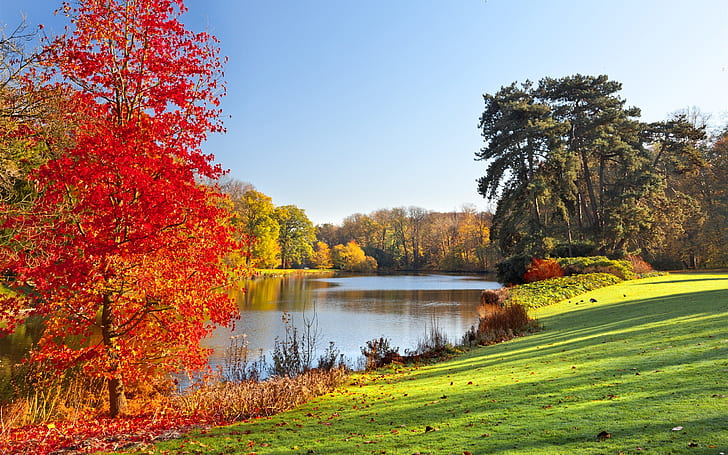
#> input picture images/park.jpg, 728 x 455 px, found by its file name
$ python basic.py
#> lines starting #> are read from the running program, lines starting #| are printed output that depends on the picture; after the words box and inside, x2 and y2 are one past the last pixel; in counts of white or black regions, pixels touching at a corner belong together
import cv2 as cv
img = cv.imread('park.jpg')
#> img is the input picture: shape (455, 728, 3); mean B, G, R 105.6, 129.3, 151.2
cv.imshow('park', img)

# converting to grayscale
gray = cv.cvtColor(img, cv.COLOR_BGR2GRAY)
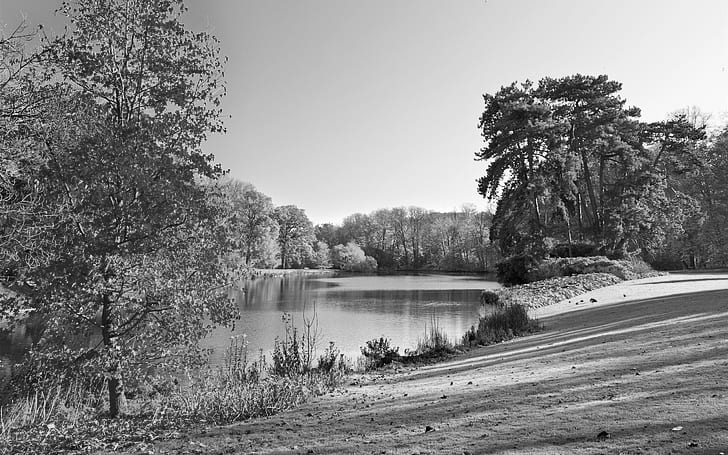
#> gray: shape (455, 728); min 0, max 255, mean 133.2
cv.imshow('gray', gray)

# Blur
blur = cv.GaussianBlur(img, (7, 7), cv.BORDER_DEFAULT)
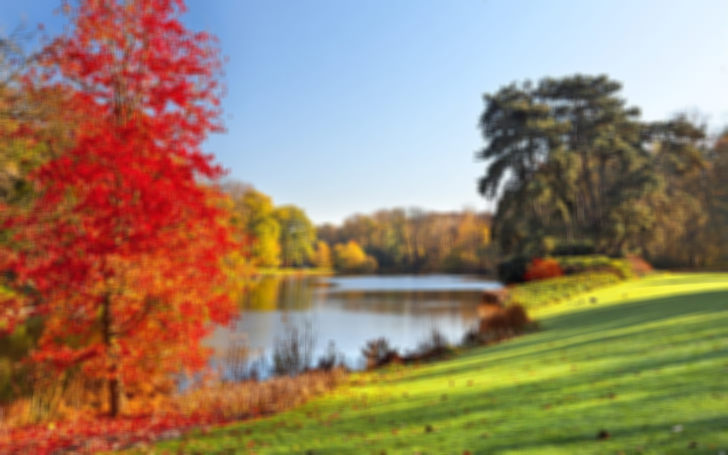
#> blur: shape (455, 728, 3); mean B, G, R 105.6, 129.3, 151.2
cv.imshow('Blur', blur)

# Edge Cascade
# canny = cv.Canny(img, 125, 175)
canny = cv.Canny(blur, 125, 175)
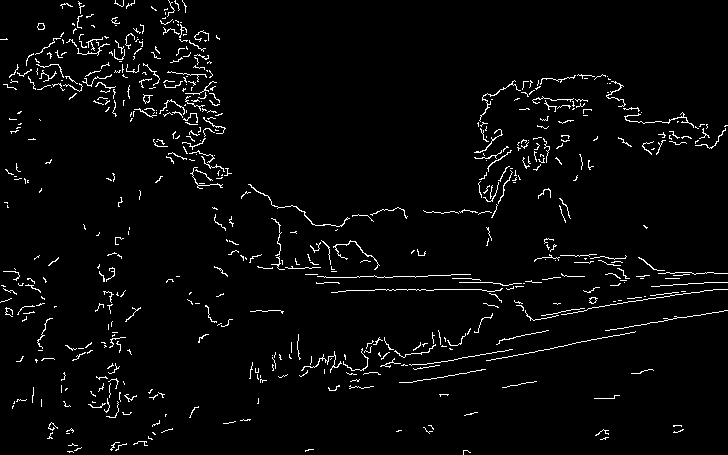
#> canny: shape (455, 728); 3.1% white in thin lines or dots
cv.imshow('Canny Edges', canny)

# Dilating the image
dilated = cv.dilate(canny, (3, 3), iterations=1)
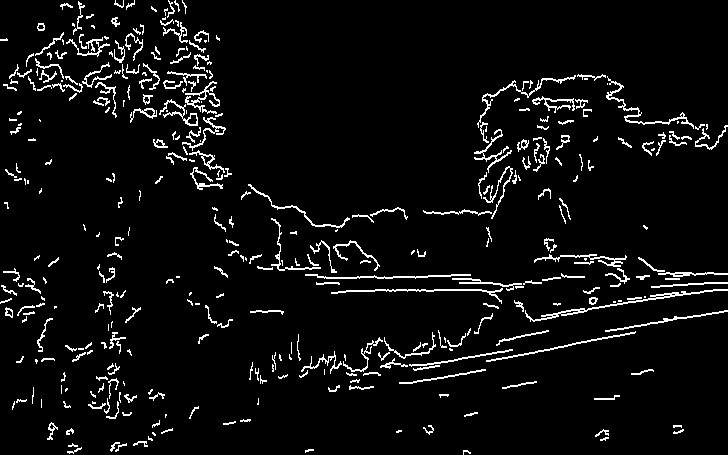
#> dilated: shape (455, 728); 5.2% white in thin lines or dots
cv.imshow('Dilated', dilated)

# Eroding
eroded = cv.erode(dilated, (3, 3), iterations=1)
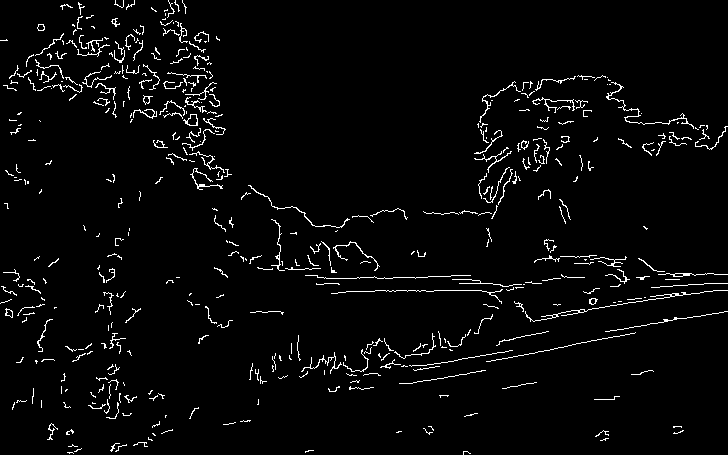
#> eroded: shape (455, 728); 3.2% white in thin lines or dots
cv.imshow('Eroded', eroded)

# Resize
resized = cv.resize(img, (500, 500), interpolation=cv.INTER_CUBIC)
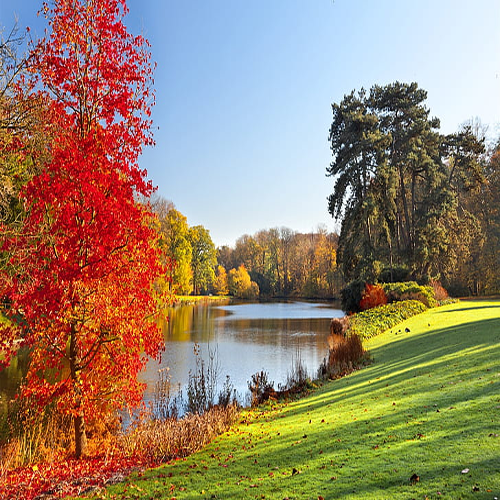
#> resized: shape (500, 500, 3); mean B, G, R 105.8, 129.4, 151.1
cv.imshow('Resized', resized)

# Cropping
cropped = img[50:200, 200:400]
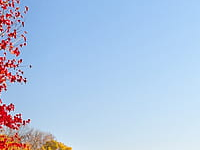
#> cropped: shape (150, 200, 3); mean B, G, R 226.7, 197.9, 175.7
cv.imshow('Cropped', cropped)


cv.waitKey(0)
